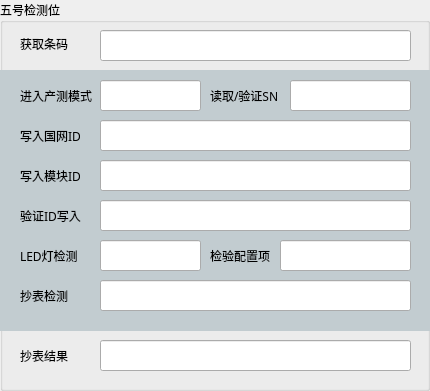
   <widget class="QGroupBox" name="groupBox_10">
    <property name="geometry">
     <rect>
      <x>50</x>
      <y>570</y>
      <width>430</width>
      <height>391</height>
     </rect>
    </property>
    <property name="font">
     <font>
      <family>微软雅黑 Light</family>
     </font>
    </property>
    <property name="styleSheet">
     <string notr="true"/>
    </property>
    <property name="title">
     <string>五号检测位</string>
    </property>
    <widget class="QListView" name="listView_12">
     <property name="geometry">
      <rect>
       <x>0</x>
       <y>70</y>
       <width>431</width>
       <height>261</height>
      </rect>
     </property>
     <property name="styleSheet">
      <string notr="true">background-color:#c2ccd0;border:none</string>
     </property>
    </widget>
    <widget class="QLabel" name="label_115">
     <property name="geometry">
      <rect>
       <x>20</x>
       <y>80</y>
       <width>72</width>
       <height>31</height>
      </rect>
     </property>
     <property name="text">
      <string>进入产测模式</string>
     </property>
    </widget>
    <widget class="QLineEdit" name="lineEdit_5_2">
     <property name="geometry">
      <rect>
       <x>100</x>
       <y>80</y>
       <width>101</width>
       <height>31</height>
      </rect>
     </property>
    </widget>
    <widget class="QLabel" name="label_116">
     <property name="geometry">
      <rect>
       <x>210</x>
       <y>240</y>
       <width>60</width>
       <height>31</height>
      </rect>
     </property>
     <property name="text">
      <string>检验配置项</string>
     </property>
    </widget>
    <widget class="QLineEdit" name="lineEdit_5_3">
     <property name="geometry">
      <rect>
       <x>290</x>
       <y>80</y>
       <width>121</width>
       <height>31</height>
      </rect>
     </property>
    </widget>
    <widget class="QLabel" name="label_117">
     <property name="geometry">
      <rect>
       <x>210</x>
       <y>80</y>
       <width>91</width>
       <height>31</height>
      </rect>
     </property>
     <property name="text">
      <string>读取/验证SN</string>
     </property>
    </widget>
    <widget class="QLineEdit" name="lineEdit_5_4">
     <property name="geometry">
      <rect>
       <x>100</x>
       <y>120</y>
       <width>311</width>
       <height>31</height>
      </rect>
     </property>
    </widget>
    <widget class="QLabel" name="label_118">
     <property name="geometry">
      <rect>
       <x>20</x>
       <y>120</y>
       <width>60</width>
       <height>31</height>
      </rect>
     </property>
     <property name="text">
      <string>写入国网ID</string>
     </property>
    </widget>
    <widget class="QLineEdit" name="lineEdit_5_5">
     <property name="geometry">
      <rect>
       <x>100</x>
       <y>160</y>
       <width>311</width>
       <height>31</height>
      </rect>
     </property>
    </widget>
    <widget class="QLineEdit" name="lineEdit_5_6">
     <property name="geometry">
      <rect>
       <x>100</x>
       <y>200</y>
       <width>311</width>
       <height>31</height>
      </rect>
     </property>
    </widget>
    <widget class="QLabel" name="label_119">
     <property name="geometry">
      <rect>
       <x>20</x>
       <y>160</y>
       <width>60</width>
       <height>31</height>
      </rect>
     </property>
     <property name="text">
      <string>写入模块ID</string>
     </property>
    </widget>
    <widget class="QLineEdit" name="lineEdit_5_7">
     <property name="geometry">
      <rect>
       <x>100</x>
       <y>240</y>
       <width>101</width>
       <height>31</height>
      </rect>
     </property>
    </widget>
    <widget class="QLabel" name="label_120">
     <property name="geometry">
      <rect>
       <x>20</x>
       <y>240</y>
       <width>71</width>
       <height>31</height>
      </rect>
     </property>
     <property name="text">
      <string>LED灯检测</string>
     </property>
    </widget>
    <widget class="QLineEdit" name="lineEdit_5_8">
     <property name="geometry">
      <rect>
       <x>280</x>
       <y>240</y>
       <width>131</width>
       <height>31</height>
      </rect>
     </property>
     <property name="text">
      <string/>
     </property>
    </widget>
    <widget class="QLabel" name="label_121">
     <property name="geometry">
      <rect>
       <x>20</x>
       <y>200</y>
       <width>89</width>
       <height>31</height>
      </rect>
     </property>
     <property name="text">
      <string>验证ID写入</string>
     </property>
    </widget>
    <widget class="QLineEdit" name="lineEdit_5_9">
     <property name="geometry">
      <rect>
       <x>100</x>
       <y>280</y>
       <width>311</width>
       <height>31</height>
      </rect>
     </property>
     <property name="text">
      <string/>
     </property>
    </widget>
    <widget class="QLabel" name="label_122">
     <property name="geometry">
      <rect>
       <x>20</x>
       <y>280</y>
       <width>48</width>
       <height>31</height>
      </rect>
     </property>
     <property name="text">
      <string>抄表检测</string>
     </property>
    </widget>
    <widget class="QLineEdit" name="lineEdit_5_10">
     <property name="geometry">
      <rect>
       <x>100</x>
       <y>340</y>
       <width>311</width>
       <height>31</height>
      </rect>
     </property>
     <property name="font">
      <font>
       <family>Cambria Math</family>
       <pointsize>12</pointsize>
      </font>
     </property>
     <property name="text">
      <string/>
     </property>
    </widget>
    <widget class="QLabel" name="label_123">
     <property name="geometry">
      <rect>
       <x>20</x>
       <y>340</y>
       <width>48</width>
       <height>31</height>
      </rect>
     </property>
     <property name="text">
      <string>抄表结果</string>
     </property>
    </widget>
    <widget class="QLineEdit" name="lineEdit_5_1">
     <property name="geometry">
      <rect>
       <x>100</x>
       <y>30</y>
       <width>311</width>
       <height>31</height>
      </rect>
     </property>
     <property name="text">
      <string/>
     </property>
    </widget>
    <widget class="QLabel" name="label_124">
     <property name="geometry">
      <rect>
       <x>20</x>
       <y>28</y>
       <width>48</width>
       <height>31</height>
      </rect>
     </property>
     <property name="text">
      <string>获取条码</string>
     </property>
    </widget>
   </widget>
